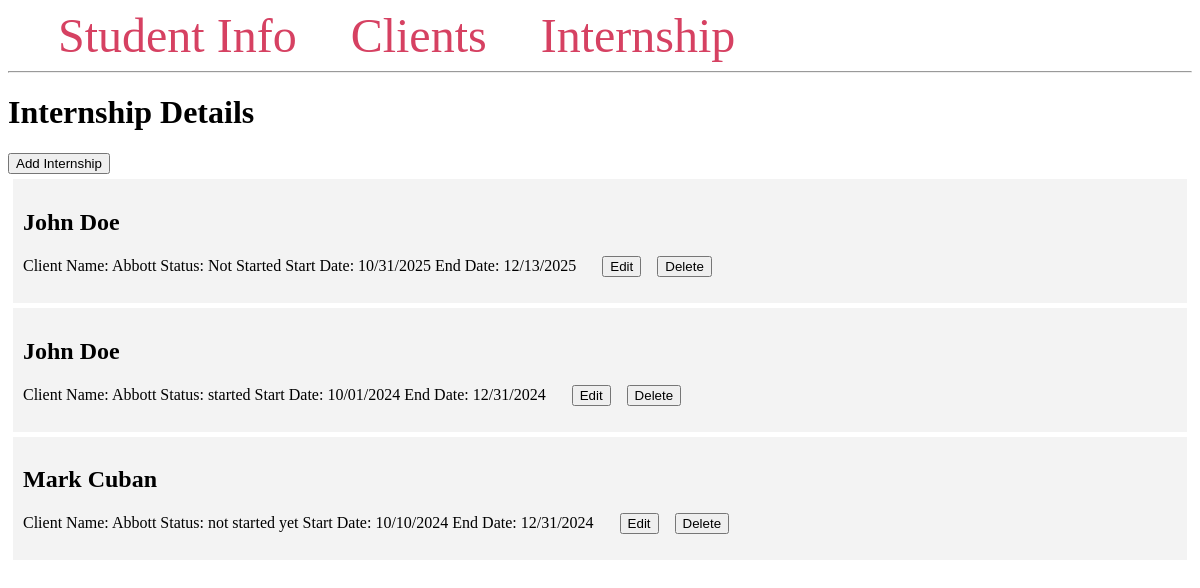
Screenshot of /internship with the database file from the repository.
### tables this page shows
CREATE TABLE student_project_assignment(
    spa_id integer primary key autoincrement,
    student_id integer not null,
    client_id integer not null,
    status varchar not null,
    start_date date not null,
    end_date date not null,
    foreign key (student_id) references students(student_id),
    foreign key (client_id) references clients(client_id)
);

CREATE TABLE students (
    student_id INTEGER PRIMARY KEY AUTOINCREMENT,
    name TEXT NOT NULL,
    age INTEGER,
    grade TEXT NOT NULL,
    email TEXT NOT NULL,
    phone TEXT NOT NULL
);

CREATE TABLE clients(
    client_id integer primary key autoincrement,
    client_name varchar not null,
    location varchar not null,
    phone varchar not null
);

### main.py (the view)
@app.route('/internship')
def internship():
    conn = get_db_connection()
    query  = "select spa.spa_id, std.name, clt.client_name, \
                spa.status, spa.start_date, spa.end_date from student_project_assignment spa \
                inner join students std on std.student_id = spa.student_id \
                inner join clients clt on clt.client_id = spa.client_id "
    intership_details = conn.execute(query).fetchall()
    conn.close()
    return render_template('internship.html', intership_details = intership_details)

### main.py (called while the page is built)
def get_db_connection():
    conn = sqlite3.connect('student_project.db')
    conn.row_factory = sqlite3.Row
    return conn

### templates/internship.html
{% extends 'base.html' %}
{% block content %}
<h1>{% block title %} Internship Details {% endblock %}</h1>
<a href="{{ url_for('create_intern') }}">
    <button type="button" >Add Internship</button>
</a>
{% for intern in intership_details %}
<div class='internship'>
    <h2>
        {{ intern['name'] }}
    </h2>
    <p>
        Client Name: {{ intern['client_name'] }}
        Status: {{ intern['status'] }}
        Start Date: {{ intern['start_date'] }}
        End Date: {{ intern['end_date'] }}
        <span style="padding-left:22px"/>
        <a href="{{ url_for('editInternship', id=intern['spa_id']) }}"><button>Edit</button></a>
        <span style="padding-left:12px"/>
        <a href="{{ url_for('deleteInternship', id=intern['spa_id']) }}"><button>Delete</button></a>
    </p>
</div>
{% endfor %}
{% endblock %}

### templates/base.html (shortened to what this page needs)
<!DOCTYPE html>
<html lang="en">
<head>
    <link rel="stylesheet" href="https://cdnjs.cloudflare.com/ajax/libs/font-awesome/6.3.0/css/all.min.css">
</head>
<body>
<nav>
    <a href="{{ url_for('index') }}">Student Info</a>
    <a href="{{ url_for('index') }}">Clients</a>
    <a href="{{ url_for('internship') }}">Internship</a>
</nav>
<hr>
<div class="content">
    {% block content %} {% endblock %}
</div>
</body>
</html>

### templates/base.html (style rules this page uses)
.internship { padding: 10px; margin: 5px; background-color: #f3f3f3 }
nav a { color: #d64162; font-size: 3em; margin-left: 50px; text-decoration: none; }

### rows the page displays
student_project_assignment: name "John Doe", client_name "Abbott", status "Not Started", start_date "10/31/2025", end_date "12/13/2025"
student_project_assignment: name "John Doe", client_name "Abbott", status "started", start_date "10/01/2024", end_date "12/31/2024"
student_project_assignment: name "Mark Cuban", client_name "Abbott", status "not started yet", start_date "10/10/2024", end_date "12/31/2024"
